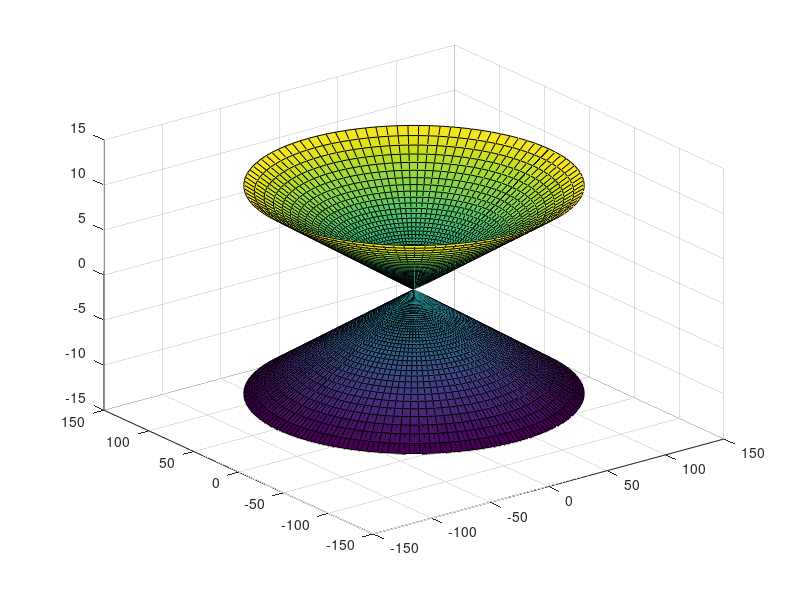

MATLAB code to generate this figure:
%% %Task1
a=2;
b=1;
c=0;
d=3;
if(c~=0)
    [x,y]=meshgrid(linspace(-10,10,50),linspace(-10,10,50));
    z=-(a.*x+b.*y+d)/c;
else
    if(b~=0)
        [x,z]=meshgrid(linspace(-10,10,50),linspace(-10,10,50));
        y=-(a.*x+c.*z+d)/b;
    else
        [z,y]=meshgrid(linspace(-10,10,50),linspace(-10,10,50));
        x=-(c.*z+b.*y+d)/a;
    end
end
surf(x,y,z);
%% %Task2a
a=3;
[x,y]=meshgrid(linspace(-10,10,100),linspace(-10,10,100));
z=a.*sin(sqrt(x.^2+y.^2))./sqrt(x.^2+y.^2);
mesh(x,y,z);
%% %Task2b
[x,y]=meshgrid(linspace(-10,10,100),linspace(-10,10,100));
z=-x.*sin(x)-y.*cos(y);
mesh(x,y,z);
%% %Task3a
[x,y]=meshgrid(linspace(-3,3,50),linspace(-3,3,50));
a=1;
z=a.*x.*exp(-x.^2-y.^2);
surf(x,y,z);
%% %Task3b
[alpha,beta]=meshgrid(linspace(-pi,pi,100),linspace(-pi,pi,100));
a=1;
c=1;
x=a.*cosh(alpha).*cos(beta);
y=a.*cosh(alpha).*sin(beta);
z=c.*sinh(alpha);
surf(x,y,z);
%% %Task3d
[alpha,beta]=meshgrid(linspace(-pi,pi,100),linspace(-pi,pi,100));
a=-10;
c=1;
x=a.*sinh(alpha).*cos(beta);
y=a.*sinh(alpha).*sin(beta);
surf(x,y,z);
z=c.*cosh(alpha);
hold on;
surf(x,y,-z);
hold off;